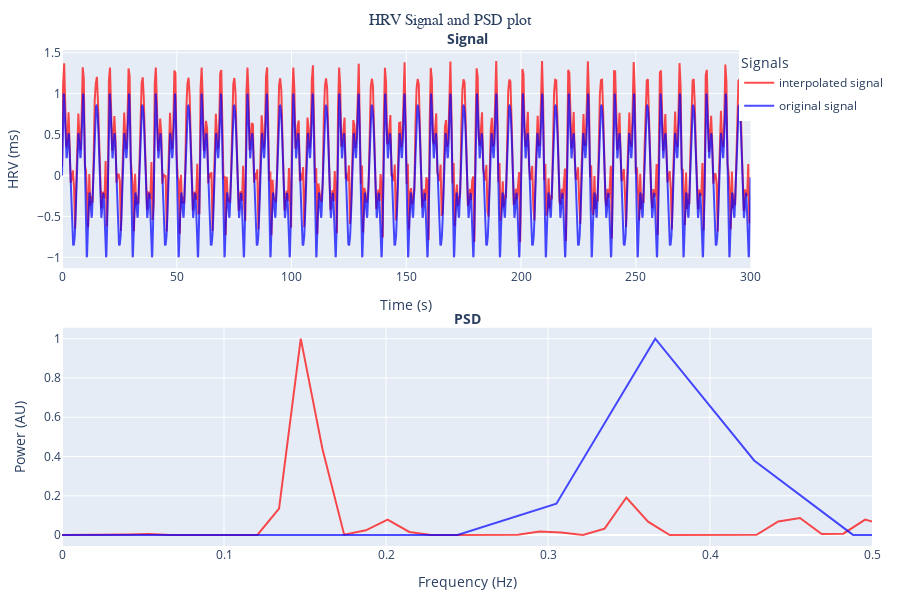

Notebook source saved alongside this figure:
### Markdown cell above
## Plotting
Plotting a signal and its PSd requires initiating the plotter and inputting both variables.

Multiple signals can be added.

Manual call for showing the plot is needed.

### Code cell
plotter = SignalPsdPlotter()

plotter.plot_signal_and_psd(FFT_input_signal, PSD, "interpolated signal", color='red')

plotter.plot_signal_and_psd(signal, SincPsd.signal_to_PSD(signal), "original signal", color='blue')

plotter.show()

### Figure 1 — Plotly figure (JSON) as saved in the notebook; plotly's stock layout.template omitted (floating-point values rounded to 4 significant figures; data arrays with more than 128 entries replaced by an {"elided": "..."} marker saying what was removed)
{"data": [{"legendgroup": "interpolated signal", "line": {"color": "red", "width": 2}, "mode": "lines", "name": "interpolated signal", "opacity": 0.7, "type": "scatter", "x": {"elided": "631 float values"}, "xaxis": "x", "y": {"elided": "631 float values"}, "yaxis": "y"}, {"legendgroup": "interpolated signal", "line": {"color": "red"}, "mode": "lines", "name": "interpolated signal", "opacity": 0.7, "showlegend": false, "type": "scatter", "x": [0.0, 0.0134, 0.0268, 0.0402, 0.05359, 0.06699, 0.08039, 0.09379, 0.1072, 0.1206, 0.134, 0.1474, 0.1608, 0.1742, 0.1876, 0.201, 0.2144, 0.2278, 0.2412, 0.2546, 0.268, 0.2814, 0.2948, 0.3082, 0.3216, 0.335, 0.3484, 0.3618, 0.3752, 0.3886, 0.402, 0.4153, 0.4287, 0.4421, 0.4555, 0.4689, 0.4823, 0.4957, 0.5091, 0.5225, 0.5359, 0.5493, 0.5627, 0.5761, 0.5895, 0.6029, 0.6163, 0.6297, 0.6431, 0.6565, 0.6699, 0.6833, 0.6967, 0.7101, 0.7235, 0.7369, 0.7503, 0.7637, 0.7771, 0.7905, 0.8039, 0.8173, 0.8307, 0.8441, 0.8575, 0.8709, 0.8843, 0.8977, 0.9111, 0.9245, 0.9379, 0.9513, 0.9647, 0.9781, 0.9915], "xaxis": "x2", "y": [0.0004164, 0.0001853, 2.782e-05, 0.002887, 0.005367, 0.0005675, 6.205e-05, 0.001179, 0.001097, 0.0005423, 0.1343, 1.0, 0.4387, 0.00216, 0.02443, 0.07904, 0.01578, 2.306e-05, 0.0007215, 0.001127, 9.835e-05, 0.001183, 0.01836, 0.01365, 0.0003839, 0.03283, 0.1913, 0.06848, 0.000126, 0.0002849, 0.0008214, 0.0001447, 0.00176, 0.06934, 0.08706, 0.005301, 0.007052, 0.07907, 0.04867, 0.0006828, 0.002333, 0.01058, 0.003099, 7.93e-05, 0.01319, 0.02814, 0.003508, 8.424e-05, 0.001758, 0.001811, 0.0001003, 0.002649, 0.02327, 0.01173, 9.22e-05, 0.0008196, 0.003035, 0.0007148, 8.076e-05, 0.007034, 0.0123, 0.001199, 0.0007572, 0.0141, 0.01206, 0.0003497, 0.000744, 0.005279, 0.002148, 1.173e-05, 0.001936, 0.005855, 0.001103, 5.541e-05, 0.002842], "yaxis": "y2"}, {"legendgroup": "original signal", "line": {"color": "blue", "width": 2}, "mode": "lines", "name": "original signal", "opacity": 0.7, "type": "scatter", "x": {"elided": "30000 float values"}, "xaxis": "x", "y": {"elided": "30000 float values"}, "yaxis": "y"}, {"legendgroup": "original signal", "line": {"color": "blue"}, "mode": "lines", "name": "original signal", "opacity": 0.7, "showlegend": false, "type": "scatter", "x": [0.0, 0.06104, 0.1221, 0.1831, 0.2441, 0.3052, 0.3662, 0.4272, 0.4883, 0.5493, 0.6104, 0.6714, 0.7324, 0.7935, 0.8545, 0.9155, 0.9766], "xaxis": "x2", "y": [0.0007315, 0.0003124, 4.604e-06, 2.573e-05, 0.0003351, 0.1594, 1.0, 0.38, 0.0009633, 4.741e-05, 9.37e-06, 1.761e-05, 0.0001784, 0.01787, 0.222, 0.1425, 0.002522], "yaxis": "y2"}], "layout": {"annotations": [{"font": {"size": 14}, "showarrow": false, "text": "<b>Signal</b>", "x": 0.5, "xanchor": "center", "xref": "paper", "y": 1, "yanchor": "bottom", "yref": "paper"}, {"font": {"size": 14}, "showarrow": false, "text": "<b>PSD</b>", "x": 0.5, "xanchor": "center", "xref": "paper", "y": 0.435, "yanchor": "bottom", "yref": "paper"}], "height": 600, "legend": {"title": {"text": "Signals"}, "tracegroupgap": 4, "xanchor": "right", "y": 1}, "margin": {"b": 20, "l": 20, "r": 20, "t": 50}, "title": {"font": {"family": "Arial Black", "size": 16}, "text": "HRV Signal and PSD plot", "x": 0.5, "xanchor": "center"}, "xaxis": {"anchor": "y", "domain": [0, 0.85], "range": [0, 300], "title": {"text": "Time (s)"}}, "xaxis2": {"anchor": "y2", "domain": [0, 1], "range": [0, 0.5], "title": {"text": "Frequency (Hz)"}}, "yaxis": {"anchor": "x", "domain": [0.56, 1], "title": {"text": "HRV (ms)"}}, "yaxis2": {"anchor": "x2", "domain": [0, 0.44], "title": {"text": "Power (AU)"}}}}
